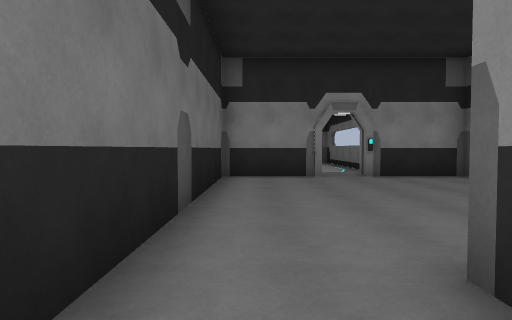
View 1 (above)

13 first-person views from a walk through a scene from a Unity 3-D project. The camera is 1.4 m above the floor, tilts 2° down and sees 75° across. The floor is counted in squares, 2 m on a side. Each view is taken from the middle of a square. On the plan, view 1 faces up. The plan holds only what a view shows up to about 10 squares ahead; the rest is blank. The place goes on beyond the plan. The player character is not drawn.

View 2
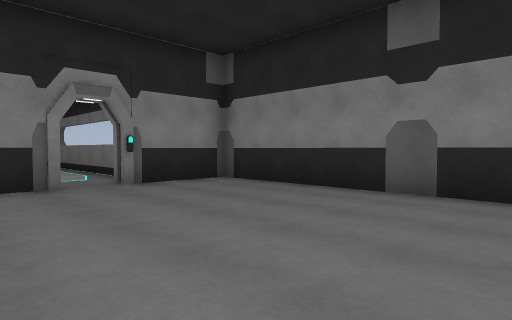

View 3
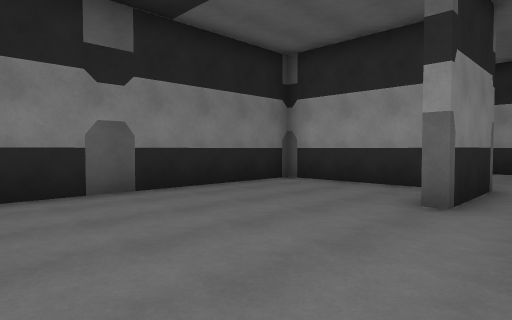

View 4
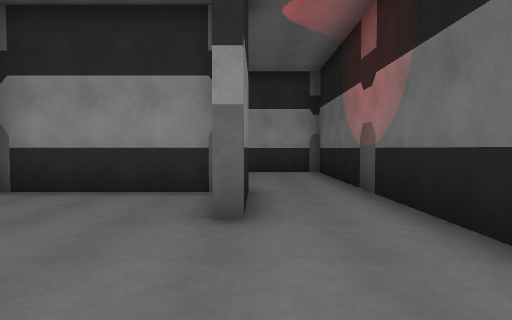

View 5
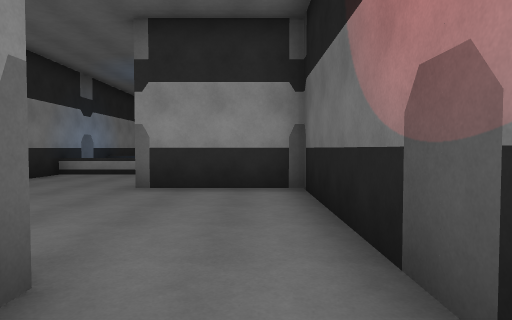

View 6
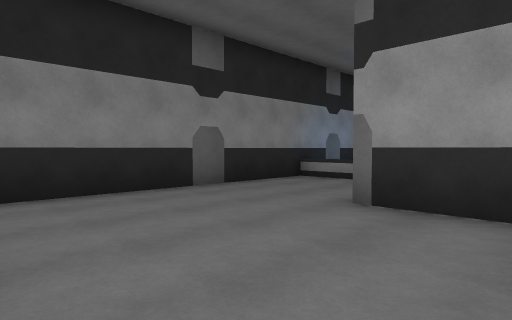

View 7
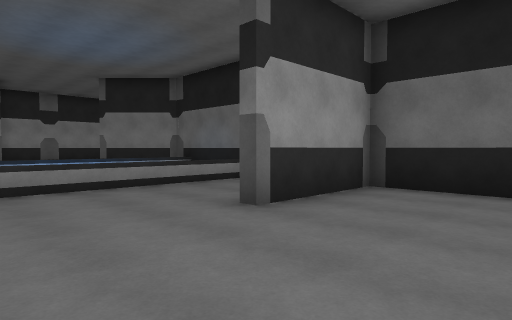

View 8
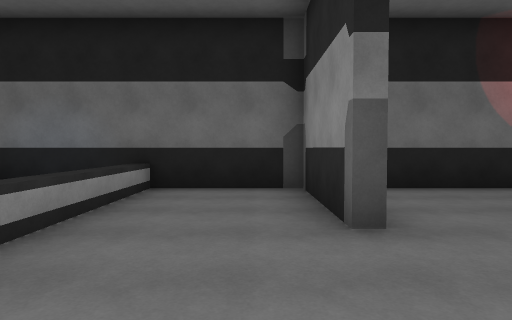

View 9
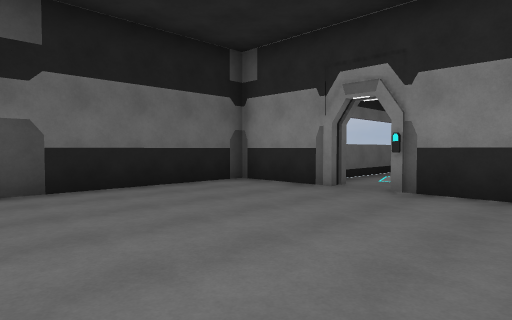

View 10
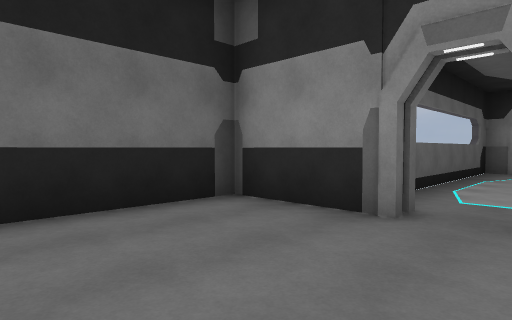

View 11
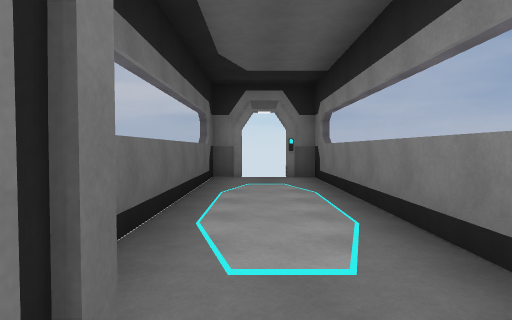

View 12
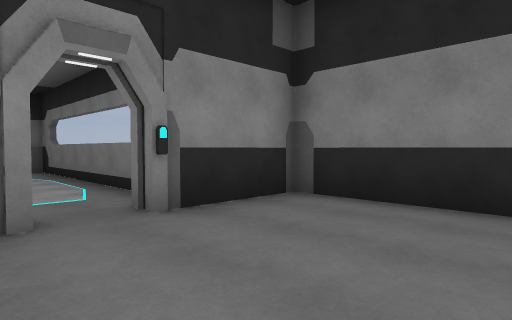

View 13
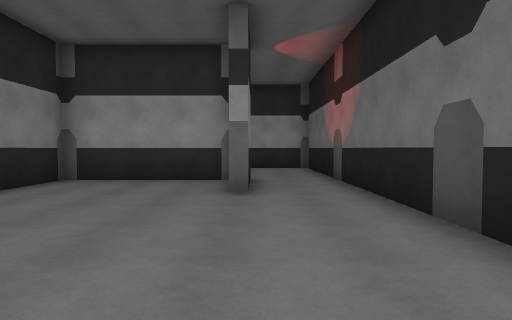

### Floor plan
Key: @ floor where view 1 was taken; # wall or solid block; x gap in a wall; . floor; = window, fence, low wall or low ledge; ^ raised ledge.
Columns run from 1 left of view 1 to 6 right of it. Each row starts with its distance up from view 1.
 16   x.##
 15   =..#
 14   #..#
 13   =..#
 12   #..#
 11   #..#
 10   #..#
  9 ###.####
  8 #......#
  7 #......#
  6 #......#
  5 #......#
  4 #......#
  3 #......#
  2 #......#
  1 #.#....#
  0 #@#....#
 -1 #.######
 -2 #......#
 -3 #......#
 -4 #......#
 -5 ####...#
 -6 #......#
 -7 #......#
 -8 #^^^^^=
 -9 #     #
-10 #     #

Where each view was taken, in squares from view 1:
view 1: 0 up, 0 right, facing up
view 2: 2 up, 0 right, facing up-right
view 3: 6 up, 0 right, facing down-right
view 4: 5 up, 1 right, facing down
view 5: 1 up, 0 right, facing down
view 6: 1 down, 0 right, facing down-right
view 7: 2 down, 5 right, facing down-left
view 8: 6 down, 5 right, facing left
view 9: 3 up, 5 right, facing up-left
view 10: 5 up, 3 right, facing up-left
view 11: 8 up, 2 right, facing up
view 12: 5 up, 1 right, facing up-right
view 13: 7 up, 1 right, facing down
